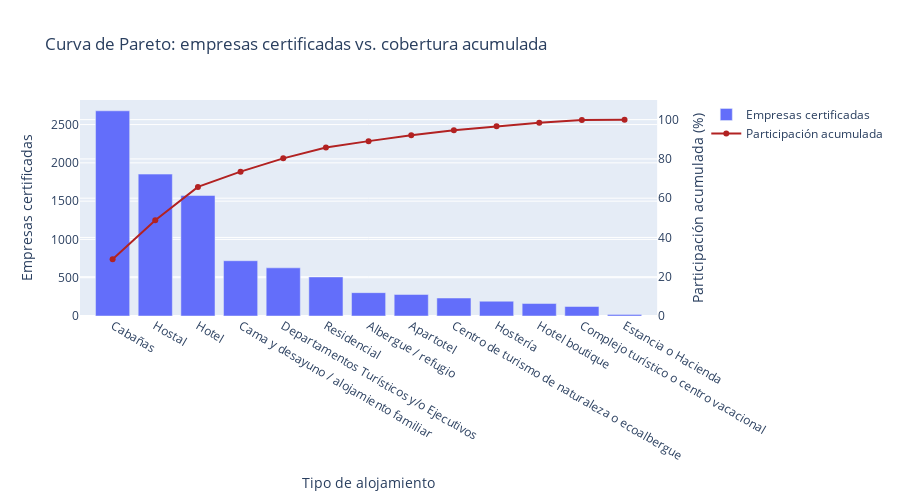

This figure's notebook cell:
### Markdown cell above
### 4.2 Curva de Pareto
Cuantificamos qué proporción del portafolio queda cubierta a medida que se suman nuevas tipologías; útil para priorizar esfuerzos comerciales o de fiscalización.

### Code cell
# Curva de Pareto para tipologías de alojamiento
pareto_fig = make_subplots(specs=[[{"secondary_y": True}]])
pareto_fig.add_bar(
    x=lodging_sorted['category'],
    y=lodging_sorted['value'],
    name='Empresas certificadas',
    hovertemplate='<b>%{x}</b><br>Empresas certificadas: %{y:,.0f}<extra></extra>'
 )
pareto_fig.add_scatter(
    x=lodging_sorted['category'],
    y=lodging_sorted['cumulative_share'] * 100,
    mode='lines+markers',
    name='Participación acumulada',
    marker=dict(color='firebrick'),
    secondary_y=True,
    hovertemplate='<b>%{x}</b><br>Participación acumulada: %{y:.1f}%<extra></extra>'
 )
pareto_fig.update_layout(
    title='Curva de Pareto: empresas certificadas vs. cobertura acumulada',
    xaxis_title='Tipo de alojamiento',
    hovermode='x unified',
    height=500
 )
pareto_fig.update_yaxes(title_text='Empresas certificadas', secondary_y=False)
pareto_fig.update_yaxes(title_text='Participación acumulada (%)', range=[0, 110], secondary_y=True)
pareto_fig.show()

### Figure 1 — Plotly figure (JSON) as saved in the notebook; plotly's stock layout.template omitted (floating-point values rounded to 4 significant figures)
{"data": [{"hovertemplate": "<b>%{x}</b><br>Empresas certificadas: %{y:,.0f}<extra></extra>", "name": "Empresas certificadas", "type": "bar", "x": ["Cabañas", "Hostal", "Hotel", "Cama y desayuno / alojamiento familiar", "Departamentos Turísticos y/o Ejecutivos", "Residencial", "Albergue / refugio", "Apartotel", "Centro de turismo de naturaleza o ecoalbergue", "Hostería", "Hotel boutique", "Complejo turístico o centro vacacional", "Estancia o Hacienda"], "y": [2680.0, 1853.0, 1574.0, 722.0, 629.0, 510.0, 305.0, 281.0, 235.0, 193.0, 163.0, 124.0, 21.0]}, {"hovertemplate": "<b>%{x}</b><br>Participación acumulada: %{y:.1f}%<extra></extra>", "marker": {"color": "firebrick"}, "mode": "lines+markers", "name": "Participación acumulada", "type": "scatter", "x": ["Cabañas", "Hostal", "Hotel", "Cama y desayuno / alojamiento familiar", "Departamentos Turísticos y/o Ejecutivos", "Residencial", "Albergue / refugio", "Apartotel", "Centro de turismo de naturaleza o ecoalbergue", "Hostería", "Hotel boutique", "Complejo turístico o centro vacacional", "Estancia o Hacienda"], "xaxis": "x", "y": [28.85, 48.79, 65.74, 73.51, 80.28, 85.77, 89.05, 92.08, 94.61, 96.68, 98.44, 99.77, 100.0], "yaxis": "y2"}], "layout": {"height": 500, "hovermode": "x unified", "title": {"text": "Curva de Pareto: empresas certificadas vs. cobertura acumulada"}, "xaxis": {"anchor": "y", "domain": [0, 0.94], "title": {"text": "Tipo de alojamiento"}}, "yaxis": {"anchor": "x", "domain": [0, 1], "title": {"text": "Empresas certificadas"}}, "yaxis2": {"anchor": "x", "overlaying": "y", "range": [0, 110], "side": "right", "title": {"text": "Participación acumulada (%)"}}}}
